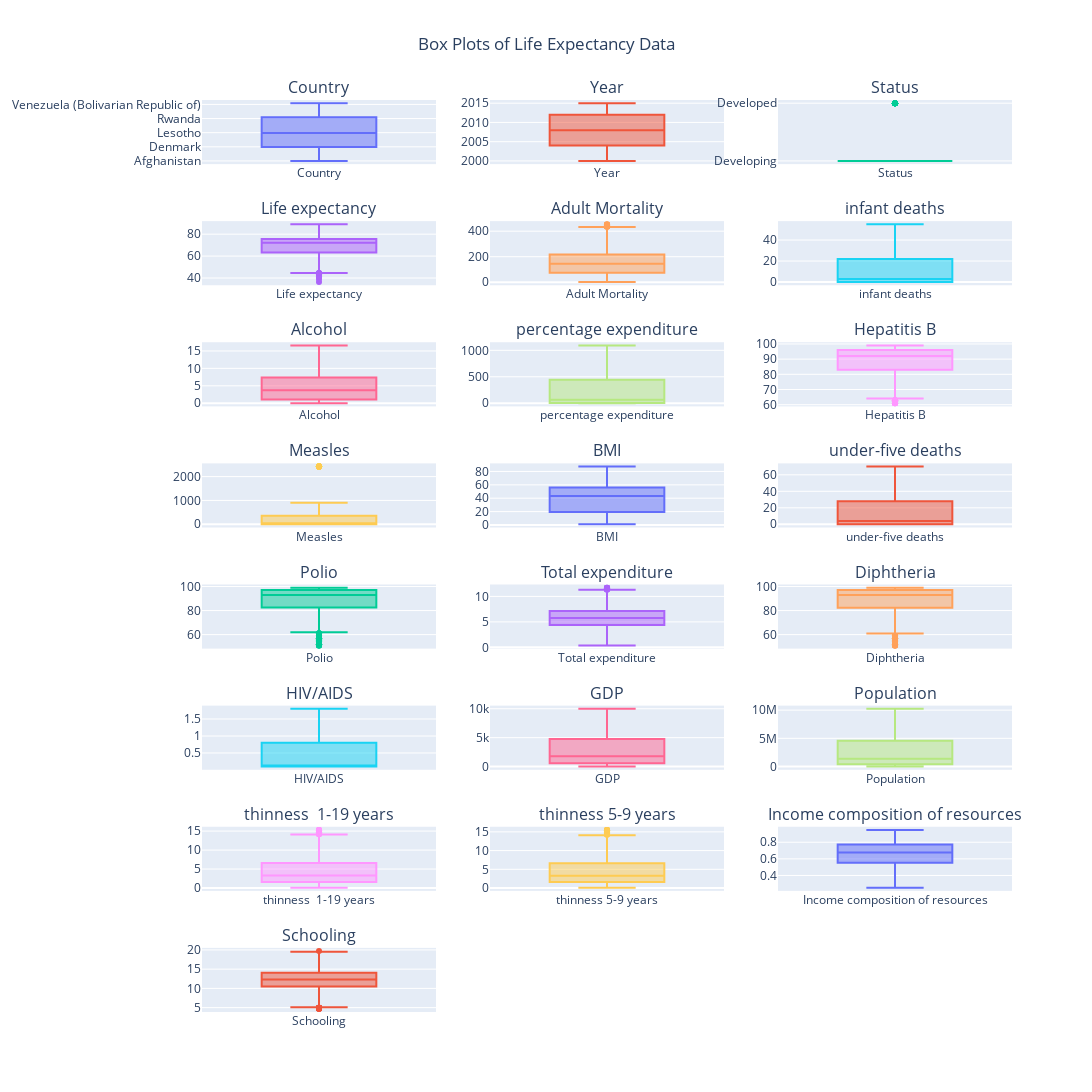

The code cell stored with this chart in its notebook:
### Code cell
# Number of columns for the grid
num_cols = 3

# Calculate the number of rows needed
num_rows = (len(life_expectancy_data.columns) + num_cols - 1) // num_cols

# Create a subplot grid
fig = make_subplots(rows=num_rows, cols=num_cols, subplot_titles=life_expectancy_data.columns)

# Loop through each column and create a box plot
for i, column in enumerate(life_expectancy_data.columns):
    row = (i // num_cols) + 1
    col = (i % num_cols) + 1
    
    # Create the box plot
    box_fig = px.box(life_expectancy_data, y=column)
    
    # Add the box plot to the grid
    fig.add_trace(
        go.Box(y=life_expectancy_data[column], name=column),
        row=row, col=col
    )

# Update layout to adjust the appearance
fig.update_layout(
    height=1400,  # Adjust height as needed
    width=1800,   # Adjust width as needed
    showlegend=False,  # Hide the legend
    title_text="Box Plots of Life Expectancy Data",
    title_x=0.5,  # Center the title
)

# Display the grid of box plots
fig.show()

### Figure 1 — Plotly figure (JSON) as saved in the notebook; plotly's stock layout.template omitted (floating-point values rounded to 4 significant figures; data arrays with more than 128 entries replaced by an {"elided": "..."} marker saying what was removed)
{"data": [{"name": "Country", "type": "box", "xaxis": "x", "y": {"elided": "2938 str values"}, "yaxis": "y"}, {"name": "Year", "type": "box", "xaxis": "x2", "y": {"elided": "2938 int values"}, "yaxis": "y2"}, {"name": "Status", "type": "box", "xaxis": "x3", "y": {"elided": "2938 str values"}, "yaxis": "y3"}, {"name": "Life expectancy", "type": "box", "xaxis": "x4", "y": {"elided": "2938 float values"}, "yaxis": "y4"}, {"name": "Adult Mortality", "type": "box", "xaxis": "x5", "y": {"elided": "2938 float values"}, "yaxis": "y5"}, {"name": "infant deaths", "type": "box", "xaxis": "x6", "y": {"elided": "2938 float values"}, "yaxis": "y6"}, {"name": "Alcohol", "type": "box", "xaxis": "x7", "y": {"elided": "2938 float values"}, "yaxis": "y7"}, {"name": "percentage expenditure", "type": "box", "xaxis": "x8", "y": {"elided": "2938 float values"}, "yaxis": "y8"}, {"name": "Hepatitis B", "type": "box", "xaxis": "x9", "y": {"elided": "2938 float values"}, "yaxis": "y9"}, {"name": "Measles", "type": "box", "xaxis": "x10", "y": {"elided": "2938 float values"}, "yaxis": "y10"}, {"name": "BMI", "type": "box", "xaxis": "x11", "y": {"elided": "2938 float values"}, "yaxis": "y11"}, {"name": "under-five deaths", "type": "box", "xaxis": "x12", "y": {"elided": "2938 float values"}, "yaxis": "y12"}, {"name": "Polio", "type": "box", "xaxis": "x13", "y": {"elided": "2938 float values"}, "yaxis": "y13"}, {"name": "Total expenditure", "type": "box", "xaxis": "x14", "y": {"elided": "2938 float values"}, "yaxis": "y14"}, {"name": "Diphtheria", "type": "box", "xaxis": "x15", "y": {"elided": "2938 float values"}, "yaxis": "y15"}, {"name": "HIV/AIDS", "type": "box", "xaxis": "x16", "y": {"elided": "2938 float values"}, "yaxis": "y16"}, {"name": "GDP", "type": "box", "xaxis": "x17", "y": {"elided": "2938 float values"}, "yaxis": "y17"}, {"name": "Population", "type": "box", "xaxis": "x18", "y": {"elided": "2938 float values"}, "yaxis": "y18"}, {"name": "thinness  1-19 years", "type": "box", "xaxis": "x19", "y": {"elided": "2938 float values"}, "yaxis": "y19"}, {"name": "thinness 5-9 years", "type": "box", "xaxis": "x20", "y": {"elided": "2938 float values"}, "yaxis": "y20"}, {"name": "Income composition of resources", "type": "box", "xaxis": "x21", "y": {"elided": "2938 float values"}, "yaxis": "y21"}, {"name": "Schooling", "type": "box", "xaxis": "x22", "y": {"elided": "2938 float values"}, "yaxis": "y22"}], "layout": {"annotations": [{"font": {"size": 16}, "showarrow": false, "text": "Country", "x": 0.1444, "xanchor": "center", "xref": "paper", "y": 1, "yanchor": "bottom", "yref": "paper"}, {"font": {"size": 16}, "showarrow": false, "text": "Year", "x": 0.5, "xanchor": "center", "xref": "paper", "y": 1, "yanchor": "bottom", "yref": "paper"}, {"font": {"size": 16}, "showarrow": false, "text": "Status", "x": 0.8556, "xanchor": "center", "xref": "paper", "y": 1, "yanchor": "bottom", "yref": "paper"}, {"font": {"size": 16}, "showarrow": false, "text": "Life expectancy", "x": 0.1444, "xanchor": "center", "xref": "paper", "y": 0.8672, "yanchor": "bottom", "yref": "paper"}, {"font": {"size": 16}, "showarrow": false, "text": "Adult Mortality", "x": 0.5, "xanchor": "center", "xref": "paper", "y": 0.8672, "yanchor": "bottom", "yref": "paper"}, {"font": {"size": 16}, "showarrow": false, "text": "infant deaths", "x": 0.8556, "xanchor": "center", "xref": "paper", "y": 0.8672, "yanchor": "bottom", "yref": "paper"}, {"font": {"size": 16}, "showarrow": false, "text": "Alcohol", "x": 0.1444, "xanchor": "center", "xref": "paper", "y": 0.7344, "yanchor": "bottom", "yref": "paper"}, {"font": {"size": 16}, "showarrow": false, "text": "percentage expenditure", "x": 0.5, "xanchor": "center", "xref": "paper", "y": 0.7344, "yanchor": "bottom", "yref": "paper"}, {"font": {"size": 16}, "showarrow": false, "text": "Hepatitis B", "x": 0.8556, "xanchor": "center", "xref": "paper", "y": 0.7344, "yanchor": "bottom", "yref": "paper"}, {"font": {"size": 16}, "showarrow": false, "text": "Measles", "x": 0.1444, "xanchor": "center", "xref": "paper", "y": 0.6016, "yanchor": "bottom", "yref": "paper"}, {"font": {"size": 16}, "showarrow": false, "text": "BMI", "x": 0.5, "xanchor": "center", "xref": "paper", "y": 0.6016, "yanchor": "bottom", "yref": "paper"}, {"font": {"size": 16}, "showarrow": false, "text": "under-five deaths", "x": 0.8556, "xanchor": "center", "xref": "paper", "y": 0.6016, "yanchor": "bottom", "yref": "paper"}, {"font": {"size": 16}, "showarrow": false, "text": "Polio", "x": 0.1444, "xanchor": "center", "xref": "paper", "y": 0.4688, "yanchor": "bottom", "yref": "paper"}, {"font": {"size": 16}, "showarrow": false, "text": "Total expenditure", "x": 0.5, "xanchor": "center", "xref": "paper", "y": 0.4688, "yanchor": "bottom", "yref": "paper"}, {"font": {"size": 16}, "showarrow": false, "text": "Diphtheria", "x": 0.8556, "xanchor": "center", "xref": "paper", "y": 0.4688, "yanchor": "bottom", "yref": "paper"}, {"font": {"size": 16}, "showarrow": false, "text": "HIV/AIDS", "x": 0.1444, "xanchor": "center", "xref": "paper", "y": 0.3359, "yanchor": "bottom", "yref": "paper"}, {"font": {"size": 16}, "showarrow": false, "text": "GDP", "x": 0.5, "xanchor": "center", "xref": "paper", "y": 0.3359, "yanchor": "bottom", "yref": "paper"}, {"font": {"size": 16}, "showarrow": false, "text": "Population", "x": 0.8556, "xanchor": "center", "xref": "paper", "y": 0.3359, "yanchor": "bottom", "yref": "paper"}, {"font": {"size": 16}, "showarrow": false, "text": "thinness  1-19 years", "x": 0.1444, "xanchor": "center", "xref": "paper", "y": 0.2031, "yanchor": "bottom", "yref": "paper"}, {"font": {"size": 16}, "showarrow": false, "text": "thinness 5-9 years", "x": 0.5, "xanchor": "center", "xref": "paper", "y": 0.2031, "yanchor": "bottom", "yref": "paper"}, {"font": {"size": 16}, "showarrow": false, "text": "Income composition of resources", "x": 0.8556, "xanchor": "center", "xref": "paper", "y": 0.2031, "yanchor": "bottom", "yref": "paper"}, {"font": {"size": 16}, "showarrow": false, "text": "Schooling", "x": 0.1444, "xanchor": "center", "xref": "paper", "y": 0.07031, "yanchor": "bottom", "yref": "paper"}], "height": 1400, "showlegend": false, "title": {"text": "Box Plots of Life Expectancy Data", "x": 0.5}, "width": 1800, "xaxis": {"anchor": "y", "domain": [0, 0.2889]}, "xaxis10": {"anchor": "y10", "domain": [0, 0.2889]}, "xaxis11": {"anchor": "y11", "domain": [0.3556, 0.6444]}, "xaxis12": {"anchor": "y12", "domain": [0.7111, 1]}, "xaxis13": {"anchor": "y13", "domain": [0, 0.2889]}, "xaxis14": {"anchor": "y14", "domain": [0.3556, 0.6444]}, "xaxis15": {"anchor": "y15", "domain": [0.7111, 1]}, "xaxis16": {"anchor": "y16", "domain": [0, 0.2889]}, "xaxis17": {"anchor": "y17", "domain": [0.3556, 0.6444]}, "xaxis18": {"anchor": "y18", "domain": [0.7111, 1]}, "xaxis19": {"anchor": "y19", "domain": [0, 0.2889]}, "xaxis2": {"anchor": "y2", "domain": [0.3556, 0.6444]}, "xaxis20": {"anchor": "y20", "domain": [0.3556, 0.6444]}, "xaxis21": {"anchor": "y21", "domain": [0.7111, 1]}, "xaxis22": {"anchor": "y22", "domain": [0, 0.2889]}, "xaxis23": {"anchor": "y23", "domain": [0.3556, 0.6444]}, "xaxis24": {"anchor": "y24", "domain": [0.7111, 1]}, "xaxis3": {"anchor": "y3", "domain": [0.7111, 1]}, "xaxis4": {"anchor": "y4", "domain": [0, 0.2889]}, "xaxis5": {"anchor": "y5", "domain": [0.3556, 0.6444]}, "xaxis6": {"anchor": "y6", "domain": [0.7111, 1]}, "xaxis7": {"anchor": "y7", "domain": [0, 0.2889]}, "xaxis8": {"anchor": "y8", "domain": [0.3556, 0.6444]}, "xaxis9": {"anchor": "y9", "domain": [0.7111, 1]}, "yaxis": {"anchor": "x", "domain": [0.9297, 1]}, "yaxis10": {"anchor": "x10", "domain": [0.5312, 0.6016]}, "yaxis11": {"anchor": "x11", "domain": [0.5312, 0.6016]}, "yaxis12": {"anchor": "x12", "domain": [0.5312, 0.6016]}, "yaxis13": {"anchor": "x13", "domain": [0.3984, 0.4688]}, "yaxis14": {"anchor": "x14", "domain": [0.3984, 0.4688]}, "yaxis15": {"anchor": "x15", "domain": [0.3984, 0.4688]}, "yaxis16": {"anchor": "x16", "domain": [0.2656, 0.3359]}, "yaxis17": {"anchor": "x17", "domain": [0.2656, 0.3359]}, "yaxis18": {"anchor": "x18", "domain": [0.2656, 0.3359]}, "yaxis19": {"anchor": "x19", "domain": [0.1328, 0.2031]}, "yaxis2": {"anchor": "x2", "domain": [0.9297, 1]}, "yaxis20": {"anchor": "x20", "domain": [0.1328, 0.2031]}, "yaxis21": {"anchor": "x21", "domain": [0.1328, 0.2031]}, "yaxis22": {"anchor": "x22", "domain": [0, 0.07031]}, "yaxis23": {"anchor": "x23", "domain": [0, 0.07031]}, "yaxis24": {"anchor": "x24", "domain": [0, 0.07031]}, "yaxis3": {"anchor": "x3", "domain": [0.9297, 1]}, "yaxis4": {"anchor": "x4", "domain": [0.7969, 0.8672]}, "yaxis5": {"anchor": "x5", "domain": [0.7969, 0.8672]}, "yaxis6": {"anchor": "x6", "domain": [0.7969, 0.8672]}, "yaxis7": {"anchor": "x7", "domain": [0.6641, 0.7344]}, "yaxis8": {"anchor": "x8", "domain": [0.6641, 0.7344]}, "yaxis9": {"anchor": "x9", "domain": [0.6641, 0.7344]}}}
